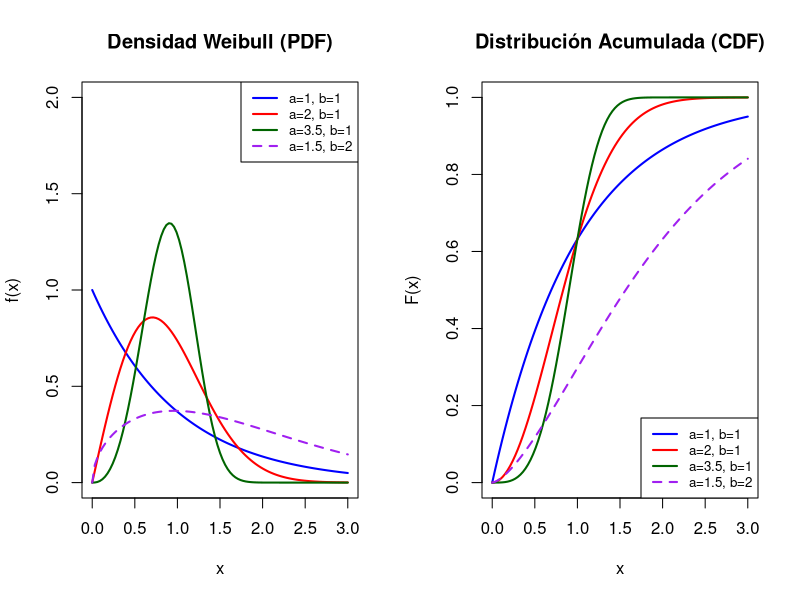
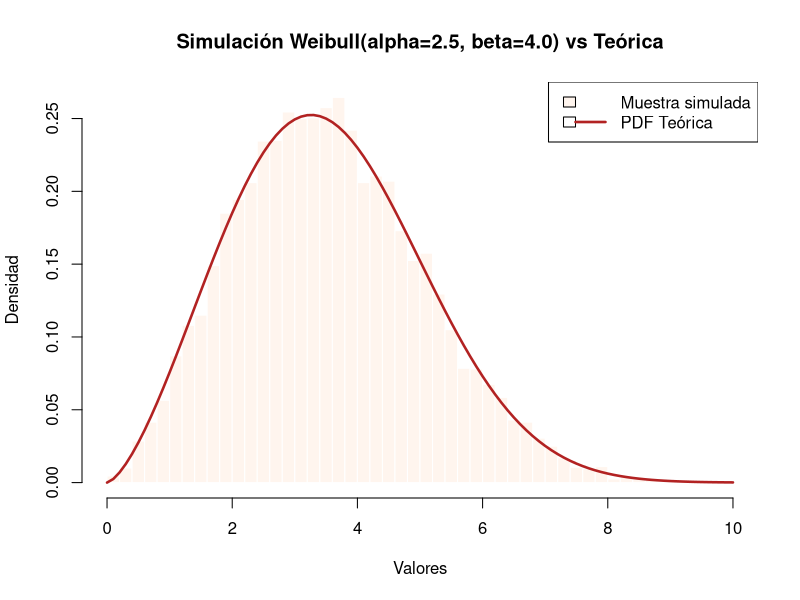
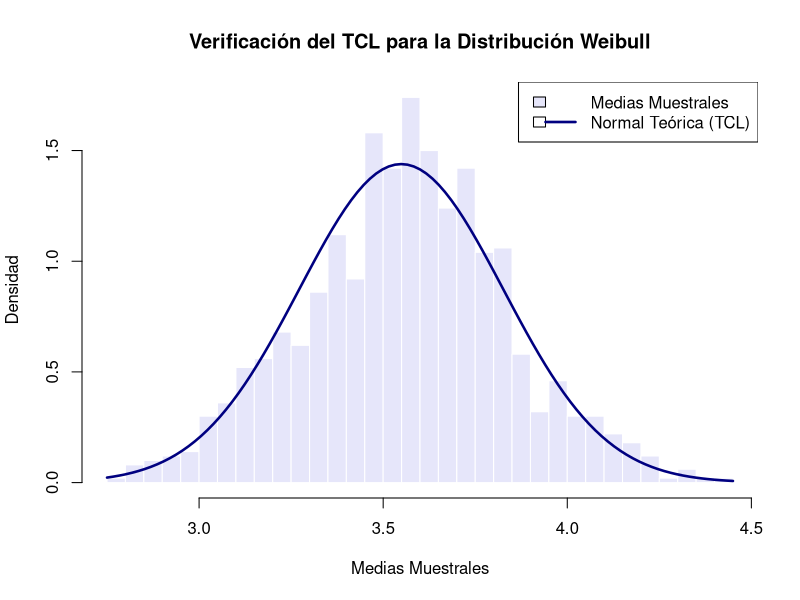

The R script that drew these images, in order:
## ---- chunk 1
#| label: exr-weibull-funciones-graficas
#| echo: false
# Basado en la teoría de Luis Rincón (págs. 278-281)
# PDF: f(x) = (alpha / beta) * (x / beta)^(alpha - 1) * exp(-(x / beta)^alpha) para x > 0
# CDF: F(x) = 1 - exp(-(x / beta)^alpha) para x > 0

# Gráficas variando los parámetros de forma (alpha) y escala (beta)
par(mfrow = c(1, 2))

# 1. Gráfica de Funciones de Densidad (PDF)
curve(dweibull(x, shape = 1, scale = 1), from = 0, to = 3, col = "blue", lwd = 2, ylim = c(0, 2),
      main = "Densidad Weibull (PDF)", xlab = "x", ylab = "f(x)")
curve(dweibull(x, shape = 2, scale = 1), add = TRUE, col = "red", lwd = 2)
curve(dweibull(x, shape = 3.5, scale = 1), add = TRUE, col = "darkgreen", lwd = 2)
curve(dweibull(x, shape = 1.5, scale = 2), add = TRUE, col = "purple", lwd = 2, lty = 2)
legend("topright", legend = c("a=1, b=1", "a=2, b=1", "a=3.5, b=1", "a=1.5, b=2"),
       col = c("blue", "red", "darkgreen", "purple"), lty = c(1, 1, 1, 2), lwd = 2, cex = 0.8)

# 2. Gráfica de Funciones de Distribución Acumulada (CDF)
curve(pweibull(x, shape = 1, scale = 1), from = 0, to = 3, col = "blue", lwd = 2, ylim = c(0, 1),
      main = "Distribución Acumulada (CDF)", xlab = "x", ylab = "F(x)")
curve(pweibull(x, shape = 2, scale = 1), add = TRUE, col = "red", lwd = 2)
curve(pweibull(x, shape = 3.5, scale = 1), add = TRUE, col = "darkgreen", lwd = 2)
curve(pweibull(x, shape = 1.5, scale = 2), add = TRUE, col = "purple", lwd = 2, lty = 2)
legend("bottomright", legend = c("a=1, b=1", "a=2, b=1", "a=3.5, b=1", "a=1.5, b=2"),
       col = c("blue", "red", "darkgreen", "purple"), lty = c(1, 1, 1, 2), lwd = 2, cex = 0.8)

par(mfrow = c(1, 1))
## ---- chunk 2
#| label: exr-weibull-caracteristicas
#| echo: false
# Parámetros de ejemplo: forma alpha = 2.5, escala beta = 4.0
alpha <- 2.5
beta <- 4.0

# Fórmulas teóricas según Luis Rincón:
# Media: E[X] = beta * Gamma(1 + 1/alpha)
# Varianza: Var(X) = beta^2 * [Gamma(1 + 2/alpha) - (Gamma(1 + 1/alpha))^2]
# Moda: beta * ((alpha - 1) / alpha)^(1 / alpha) [válida si alpha >= 1, de lo contrario es 0]
# Coeficiente de variación (CV): SD / Media

media_t <- beta * gamma(1 + 1 / alpha)
var_t <- (beta^2) * (gamma(1 + 2 / alpha) - (gamma(1 + 1 / alpha))^2)
sd_t <- sqrt(var_t)
moda_t <- ifelse(alpha >= 1, beta * ((alpha - 1) / alpha)^(1 / alpha), 0)
cv_t <- sd_t / media_t

cat("--- CARACTERÍSTICAS TEÓRICAS (Weibull con alpha =", alpha, ", beta =", beta)
cat(") ---\n")
cat(sprintf("Media (Esperanza): %.4f\n", media_t))
cat(sprintf("Varianza: %.4f\n", var_t))
cat(sprintf("Desviación Estándar: %.4f\n", sd_t))
cat(sprintf("Moda: %.4f\n", moda_t))
cat(sprintf("Coeficiente de Variación (CV): %.4f\n", cv_t))
## ---- chunk 3
#| label: exr-weibull-simulacion
#| echo: false
set.seed(123)
alpha <- 2.5
beta <- 4.0
n_sim <- 10000

# Generación de valores simulados con rweibull (shape = alpha, scale = beta)
muestra_weibull <- rweibull(n_sim, shape = alpha, scale = beta)

media_sim <- mean(muestra_weibull)
var_sim <- var(muestra_weibull)
sd_sim <- sd(muestra_weibull)
# Estimación numérica de la moda mediante la densidad máxima del kernel
densidad_est <- density(muestra_weibull)
moda_sim <- densidad_est$x[which.max(densidad_est$y)]
cv_sim <- sd_sim / media_sim

cat("--- VALORES SIMULADOS (10,000 observaciones) ---\n")
cat(sprintf("Media simulada: %.4f | Teórica: %.4f\n", media_sim, media_t))
cat(sprintf("Varianza simulada: %.4f | Teórica: %.4f\n", var_sim, var_t))
cat(sprintf("Desv. Est. simulada: %.4f | Teórica: %.4f\n", sd_sim, sd_t))
cat(sprintf("Moda simulada: %.4f | Teórica: %.4f\n", moda_sim, moda_t))
cat(sprintf("CV simulado: %.4f | Teórica: %.4f\n", cv_sim, cv_t))

# Histograma y PDF teórica
hist(muestra_weibull, probability = TRUE, col = "seashell", border = "white",
     main = "Simulación Weibull(alpha=2.5, beta=4.0) vs Teórica",
     xlab = "Valores", ylab = "Densidad", breaks = 40)
curve(dweibull(x, shape = alpha, scale = beta), add = TRUE, col = "firebrick", lwd = 2.5)
legend("topright", legend = c("Muestra simulada", "PDF Teórica"),
       fill = c("seashell", NA), col = c(NA, "firebrick"), lty = c(0, 1), lwd = c(0, 2.5))
## ---- chunk 4
#| label: exr-weibull-tcl
#| echo: false
set.seed(123)
alpha <- 2.5
beta <- 4.0
k_muestras <- 1000
n_tamano <- 30

# Generación de k muestras de tamaño n
matriz_weibull <- matrix(rweibull(k_muestras * n_tamano, shape = alpha, scale = beta),
                         nrow = k_muestras, ncol = n_tamano)

medias_muestrales <- rowMeans(matriz_weibull)

# Parámetros teóricos de la media muestral
mu_xbar <- media_t
sd_xbar <- sqrt(var_t / n_tamano)

# Gráfica de verificación del TCL
hist(medias_muestrales, probability = TRUE, col = "lavender", border = "white",
     main = "Verificación del TCL para la Distribución Weibull",
     xlab = "Medias Muestrales", ylab = "Densidad", breaks = 30)
curve(dnorm(x, mean = mu_xbar, sd = sd_xbar), add = TRUE, col = "navy", lwd = 2.5)
legend("topright", legend = c("Medias Muestrales", "Normal Teórica (TCL)"),
       fill = c("lavender", NA), col = c(NA, "navy"), lty = c(0, 1), lwd = c(0, 2.5))

cat("--- VERIFICACIÓN TCL (Weibull) ---\n")
cat(sprintf("Media teórica de X_bar: %.4f | Media simulada de X_bar: %.4f\n", mu_xbar, mean(medias_muestrales)))
cat(sprintf("Desv. Est. teórica de X_bar: %.4f | Desv. Est. simulada de X_bar: %.4f\n", sd_xbar, sd(medias_muestrales)))
